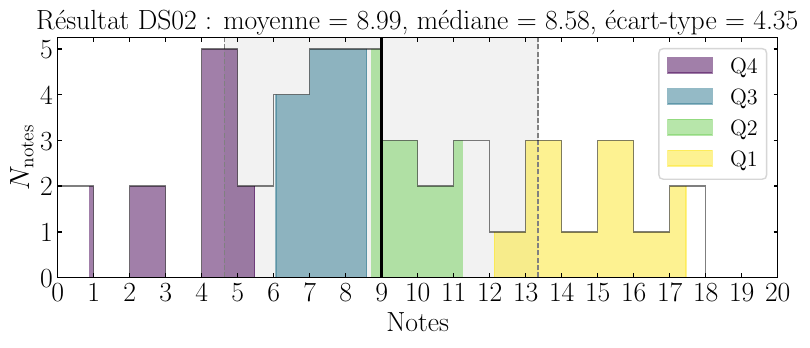

Write Python code to recreate this figure.
import os
import numpy as np
import matplotlib.pyplot as plt
from matplotlib import colormaps
plt.rcParams.update({
    "text.usetex": True,
    "font.family": "EB Garamond",
    "axes.labelsize": 'x-large',
    "xtick.labelsize": 'x-large',
    "ytick.labelsize": 'x-large'})
plt.rcParams['figure.facecolor'] = 'w'
dgmap = colormaps['viridis']

notes = np.sort(np.genfromtxt('DS02_note.csv', skip_header=1))
# print(notes)

qs = np.quantile(notes, [0.25, 0.5, 0.75, 1])
notes_a = notes[notes <= qs[0]]
notes_b = notes[(notes > qs[0]) & (notes <= qs[1])]
notes_c = notes[(notes > qs[1]) & (notes <= qs[2])]
notes_d = notes[notes > qs[2]]
nmax = int(np.ceil(max(notes)))
nmin = int(np.floor(min(notes)))
print(qs)

moy = np.mean(notes)
med = np.median(notes)
std = np.std(notes, ddof=1)

fig = plt.figure(figsize=[8, 3])
ax = fig.add_axes([0.1, 0.12, 0.90, 0.8])

ax.axvline(moy,
           color='k',
           lw=2.0)

ax.axvline(moy-std,
           color='grey',
           ls="--",
           lw=1.0)

ax.axvline(moy+std,
           color='grey',
           ls="--",
           lw=1.0)

ax.axvspan(moy-std,
           moy+std,
           color='k',
           alpha=.05,
           zorder=0)

_, X, patches = ax.hist(notes, bins=[i for i in range(min(nmin, 0), nmax+1)],
                        histtype='step',
                        color='k', alpha=.5, zorder=2)

for ll, cc, qq in zip([notes_a, notes_b, notes_c, notes_d],
                      [0, 100, 200, 300],
                      ['Q4', 'Q3', 'Q2', 'Q1']):
    if len(ll) > 0:
        ax.axvspan(np.min(ll),
                   np.max(ll),
                   color=dgmap(cc),
                   alpha=.5,
                   clip_path=patches[0],
                   label=qq,
                   zorder=1)

ax.tick_params(direction='in',
               length=3, width=1,
               labelsize=20,
               top=True, right=True)

ax.set_xticks(np.arange(min(nmin, 0), max(nmax, 20)+1, step=1.0))
ax.set_yticks(np.arange(0, np.max(_)+1, step=1.0))

ax.set_xlim((min(nmin, 0), max(nmax, 20)))

ax.set_xlabel(r"$\mathrm{Notes}$ ", fontsize=20)
ax.set_ylabel(r"$N_\mathrm{notes}$ ", fontsize=20)

ax.legend(fontsize=16)

ax.set_title(f'Résultat DS02 : moyenne = {moy:.2f}, '
             + f'médiane = {med:.2f}, '
             + f'écart-type = {std:.2f}',
             fontsize=20)

dir_path = os.path.dirname(os.path.realpath(__file__))

fig = plt.gcf()
fig.savefig(dir_path + '/DS02_rslt.pdf',
            bbox_inches='tight')
